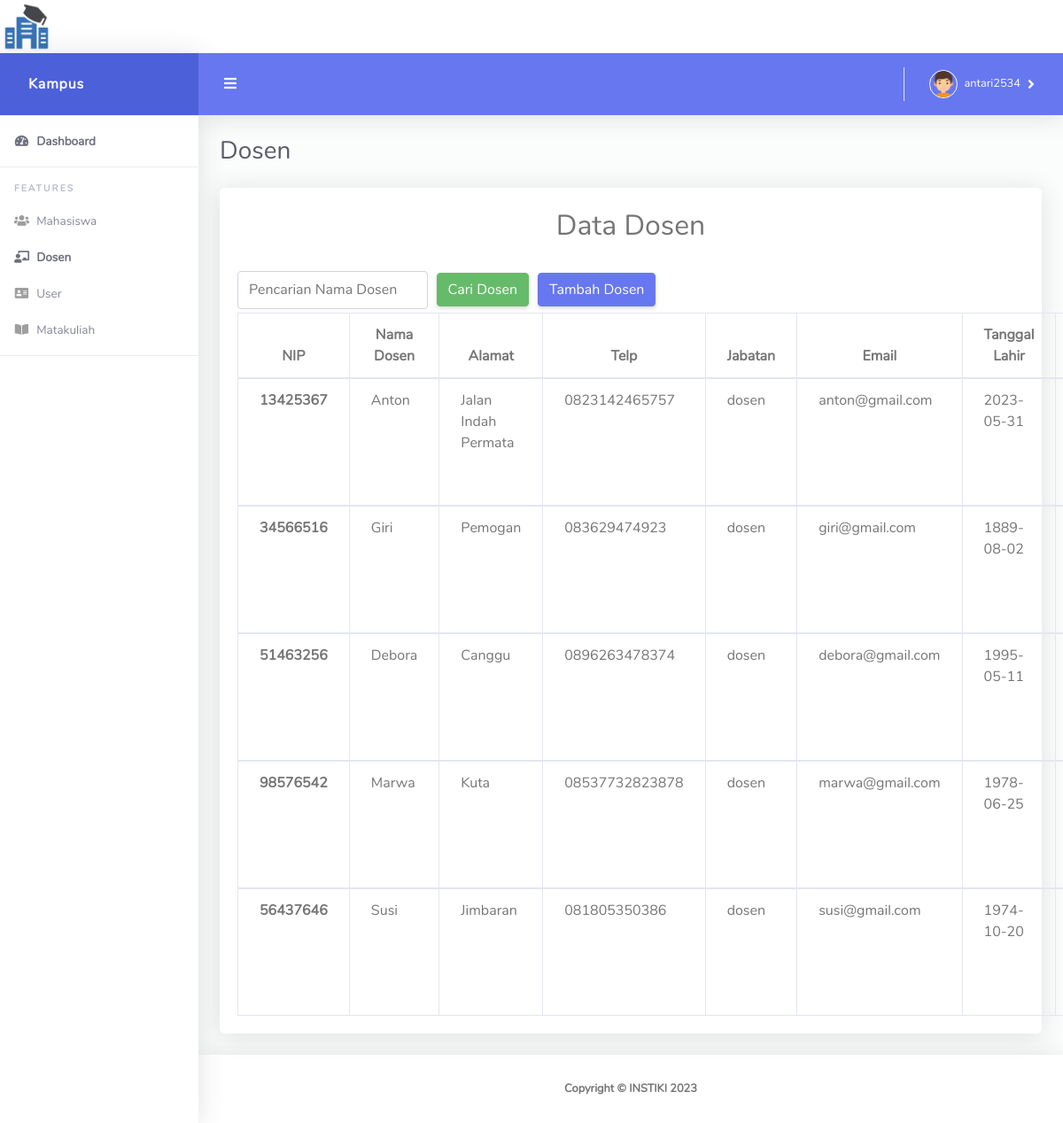
Page /index.php?hal=dosen (signed in) on the committed database.
### tables this page shows
CREATE TABLE `dbdosen` (
  `id_dosen` int(11) NOT NULL,
  `nip` varchar(30) NOT NULL,
  `nama_dosen` varchar(100) NOT NULL,
  `alamat` varchar(100) NOT NULL,
  `tgl_lahir` date NOT NULL,
  `jabatan` varchar(50) NOT NULL,
  `email` varchar(50) NOT NULL,
  `telp` varchar(15) NOT NULL
);

### Data/dosen/dosen.php (the view, shortened to what this page needs)
<div class="container-fluid" id="container-wrapper">
  <div class="d-sm-flex align-items-center justify-content-between mb-4">
    <h1 class="h3 mb-0 text-gray-800">Dosen</h1>
  </div>
  <div class="card">
    <h2 class="mt-4" align="center">Data Dosen</h2>
    <div class="card-body">
      <form action="index.php?hal=dosen" method="get">
        <div class="form-row align-items-center">
          <div class="col-sm-3 my-1">
            <input type="text" name="caridos" class="form-control" id="inlineFormInputName" placeholder="Pencarian Nama Dosen">
          </div>
          <div class="col-auto my-1">
            <button type="submit" class="btn btn-success">Cari Dosen</button>
          </div>
          <div class="col-sm-3 my-1">
            <a href="index.php?hal=dostambah" class="btn btn-primary">Tambah Dosen</a>
          </div>
        </div>
      </form>
      <table class="table table-bordered table-responsive-lg">
        <thead>
          <tr class="text-center">
            <th scope="col">NIP</th>
            <th scope="col">Nama Dosen</th>
            <th scope="col">Alamat</th>
            <th scope="col">Telp</th>
            <th scope="col">Jabatan</th>
            <th scope="col">Email</th>
            <th scope="col">Tanggal Lahir</th>
            <th scope="col">Aksi</th>
          </tr>
        </thead>
        <?php
        if (isset($_GET['caridos'])) {
          $cari = $_GET['caridos'];
          $tampil = mysqli_query($koneksi, "SELECT * FROM dbdosen WHERE nama_dosen like'%" . $cari . "%'");
        } else {
          $tampil = mysqli_query($koneksi, "SELECT * FROM dbdosen");
        }
        while ($data = mysqli_fetch_array($tampil)) {
        ?>
          <tbody>
            <tr>
              <th scope="row"><?php echo $data['nip']; ?></th>
              <td><?php echo $data['nama_dosen']; ?></td>
              <td><?php echo $data['alamat']; ?></td>
              <td><?php echo $data['telp']; ?></td>
              <td><?php echo $data['jabatan']; ?></td>
              <td><?php echo $data['email']; ?></td>
              <td><?php echo $data['tgl_lahir']; ?></td>
              <td>
              </td>
            </tr>
          </tbody>
        <?php
        }
        ?>
      </table>
    </div>
  </div>
</div>

### rows in the picture
dbdosen: nip "13425367", nama_dosen "Anton", alamat "Jalan Indah Permata", telp "0823142465757", jabatan "dosen", email "anton@gmail.com", tgl_lahir "2023-05-31"
dbdosen: nip "34566516", nama_dosen "Giri", alamat "Pemogan", telp "083629474923", jabatan "dosen", email "giri@gmail.com", tgl_lahir "1889-08-02"
dbdosen: nip "51463256", nama_dosen "Debora", alamat "Canggu", telp "0896263478374", jabatan "dosen", email "debora@gmail.com", tgl_lahir "1995-05-11"
dbdosen: nip "98576542", nama_dosen "Marwa", alamat "Kuta", telp "08537732823878", jabatan "dosen", email "marwa@gmail.com", tgl_lahir "1978-06-25"
dbdosen: nip "56437646", nama_dosen "Susi", alamat "Jimbaran", telp "081805350386", jabatan "dosen", email "susi@gmail.com", tgl_lahir "1974-10-20"

### other values in the picture
$_SESSION["username"] "antari2534"
